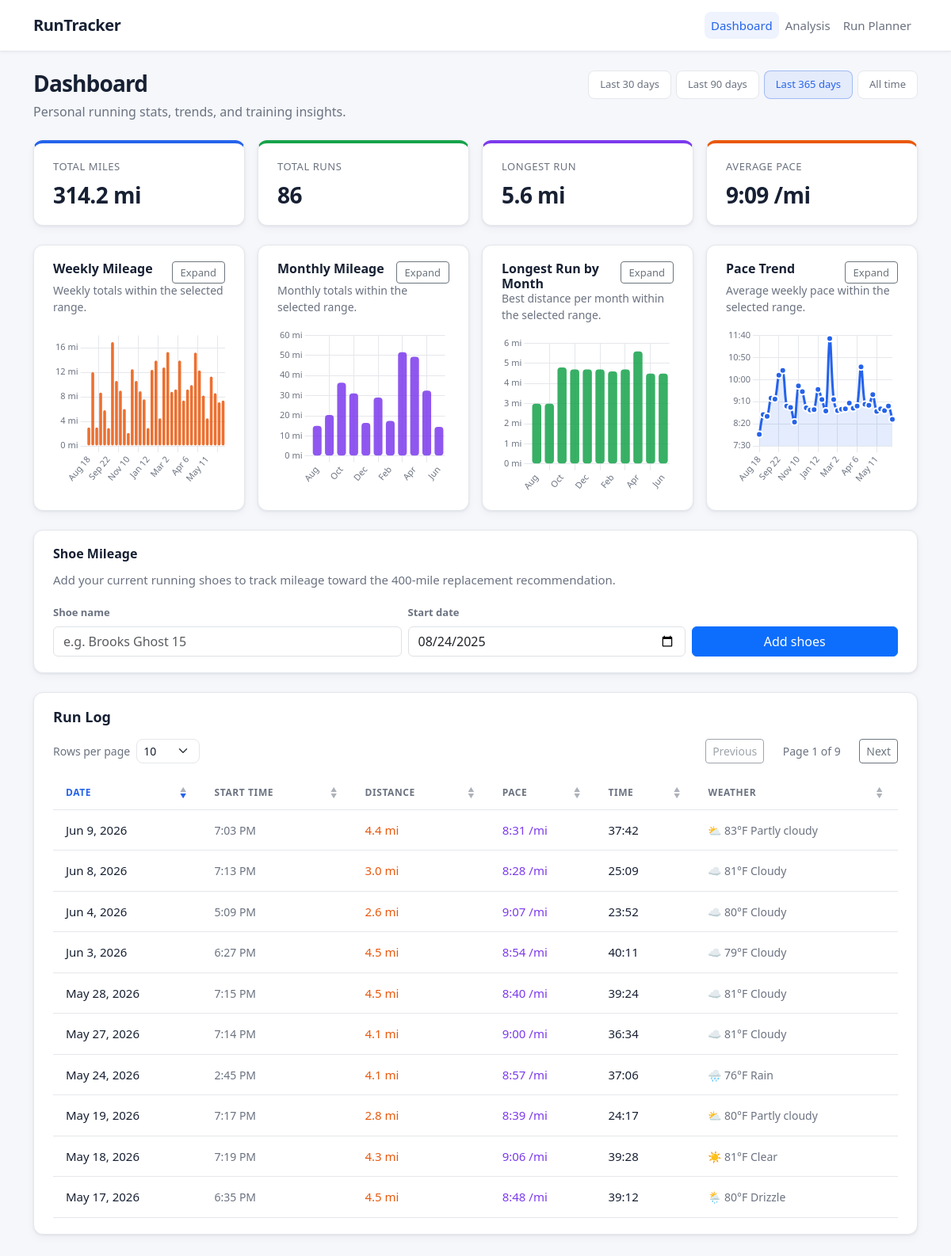
Before: / with the older database file.
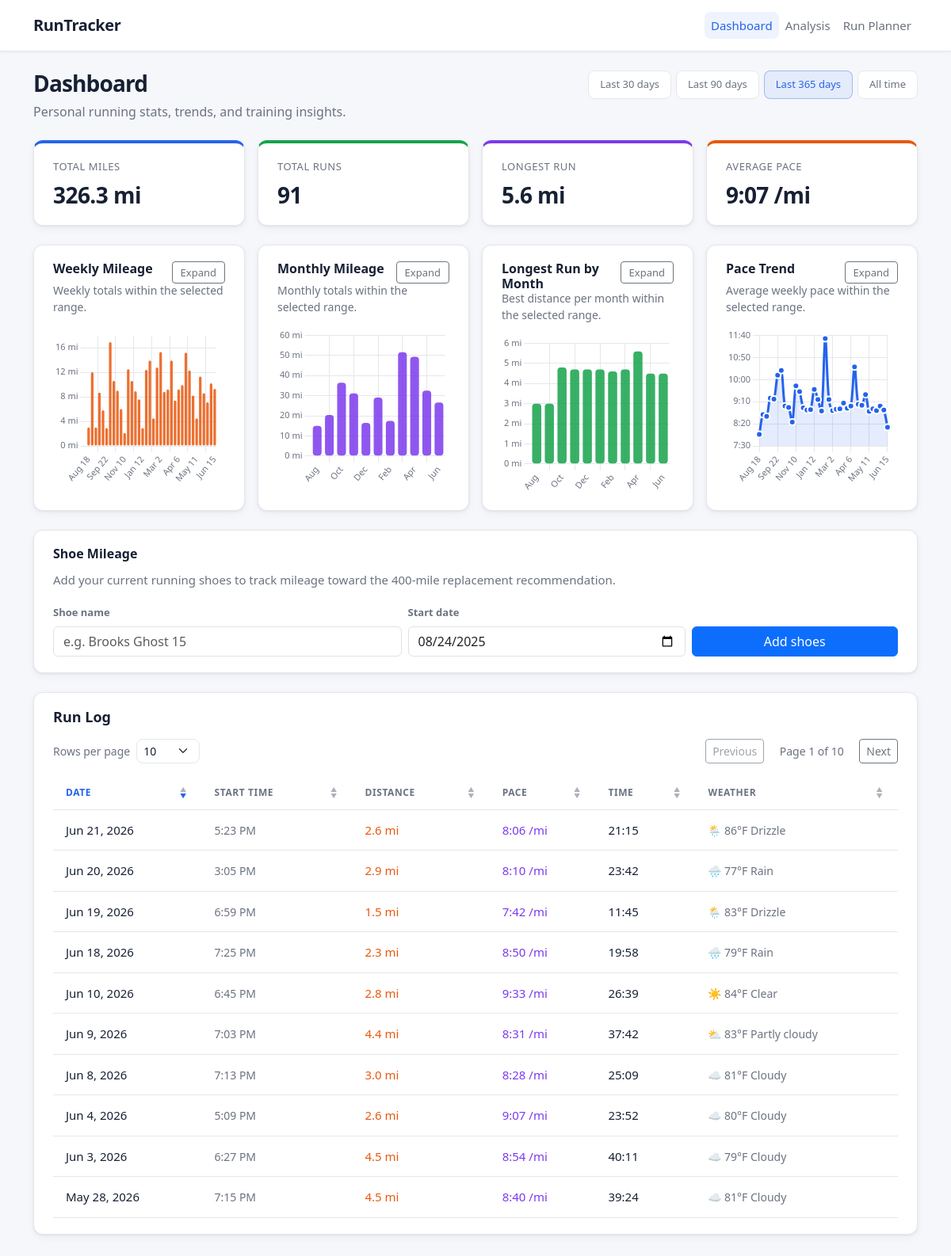
After: the same page with the newer database file.
### tables this page shows
CREATE TABLE runs (
    id INTEGER PRIMARY KEY AUTOINCREMENT,
    date TEXT NOT NULL,
    name TEXT NOT NULL,
    distance_miles REAL NOT NULL,
    pace_per_mile TEXT NOT NULL,
    pace_seconds INTEGER NOT NULL,
    moving_time TEXT NOT NULL,
    elevation_gain INTEGER,
    run_type TEXT,
    temperature_f INTEGER,
    weather_condition TEXT,
    weather_icon TEXT
, strava_activity_id TEXT, start_datetime_local TEXT, start_time_display TEXT, hour_of_day INTEGER, day_of_week TEXT, start_latitude REAL, start_longitude REAL, humidity INTEGER, wind_speed_mph REAL, precipitation REAL, weather_code INTEGER, weather_synced_at TEXT);

### app.py (the view)
@app.route("/")
def dashboard():
    dashboard_data = get_dashboard_data(request.args.get("range"))
    return render_template(
        "dashboard.html",
        stats=dashboard_data["stats"],
        recent_runs=dashboard_data["recent_runs"],
        weekly_chart=dashboard_data["weekly_chart"],
        monthly_chart=dashboard_data["monthly_chart"],
        pace_chart=dashboard_data["pace_chart"],
        longest_month_chart=dashboard_data["longest_month_chart"],
        date_range=dashboard_data["range_key"],
        date_range_label=dashboard_data["range_label"],
        shoe_tracker=get_shoe_tracker_data(),
        shoe_error=request.args.get("shoe_error"),
    )

### app.py (called while the page is built)
@app.context_processor
def inject_public_config():
    return {
        "strava_routes_enabled": Config.ENABLE_STRAVA_ROUTES,
        "weather_location_label": "New Orleans",
    }

### database.py (called while the page is built)
def get_db_connection():
    conn = sqlite3.connect(DB_PATH)
    conn.row_factory = sqlite3.Row
    return conn

def _rows_to_dicts(rows):
    return [dict(row) for row in rows]

def pace_to_seconds(pace_str):
    minutes, seconds = pace_str.split(":")
    return int(minutes) * 60 + int(seconds)

def seconds_to_pace(total_seconds):
    minutes = total_seconds // 60
    seconds = total_seconds % 60
    return f"{minutes}:{seconds:02d}"

def format_date_label(dt):
    return f"{calendar.month_abbr[dt.month]} {dt.day}"

def format_month_label(dt):
    return calendar.month_abbr[dt.month]

def format_date_short(date_str):
    dt = datetime.strptime(date_str, "%Y-%m-%d")
    return f"{calendar.month_abbr[dt.month]} {dt.day}, {dt.year}"

def _week_start(dt):
    return dt - timedelta(days=dt.weekday())

def get_all_runs():
    conn = get_db_connection()
    rows = conn.execute("SELECT * FROM runs ORDER BY date DESC").fetchall()
    conn.close()
    return _rows_to_dicts(rows)

def _reference_now():
    return datetime.now()

### templates/dashboard.html (shortened to what the changed rows need)
{% extends "base.html" %}
{% block content %}
<header class="page-header mb-4">
    <div class="d-flex flex-wrap align-items-start justify-content-between gap-3">
        <div>
            <h1 class="page-header__title">Dashboard</h1>
        </div>
    </div>
</header>
<div class="row g-3 mb-4">
    <div class="col-6 col-lg-3">
        <div class="card stat-card stat-card--distance h-100">
            <div class="card-body">
                <div class="stat-card__header">
                    <p class="stat-card__label mb-0">Total miles</p>
                </div>
                <p class="stat-card__value mb-0">{{ stats.total_miles }}</p>
            </div>
        </div>
    </div>
    <div class="col-6 col-lg-3">
        <div class="card stat-card stat-card--runs h-100">
            <div class="card-body">
                <div class="stat-card__header">
                    <p class="stat-card__label mb-0">Total runs</p>
                </div>
                <p class="stat-card__value mb-0">{{ stats.total_runs }}</p>
            </div>
        </div>
    </div>
    <div class="col-6 col-lg-3">
        <div class="card stat-card stat-card--pace h-100">
            <div class="card-body">
                <div class="stat-card__header">
                    <p class="stat-card__label mb-0">Average pace</p>
                </div>
                <p class="stat-card__value mb-0">{{ stats.average_pace }}</p>
            </div>
        </div>
    </div>
</div>
<div class="row g-3 mb-4">
    <div class="col-lg-6 col-xl-3">
        <div class="card rt-card chart-card h-100">
            <div class="card-body">
                <div class="chart-card__header">
                    <h2 class="chart-card__title">Weekly Mileage</h2>
                </div>
                <div class="chart-container">
                    <canvas id="weeklyMileageChart" aria-label="Weekly mileage chart"></canvas>
                </div>
            </div>
        </div>
    </div>
    <div class="col-lg-6 col-xl-3">
        <div class="card rt-card chart-card h-100">
            <div class="card-body">
                <div class="chart-card__header">
                    <h2 class="chart-card__title">Monthly Mileage</h2>
                </div>
                <div class="chart-container">
                    <canvas id="monthlyMileageChart" aria-label="Monthly mileage chart"></canvas>
                </div>
            </div>
        </div>
    </div>
    <div class="col-lg-6 col-xl-3">
        <div class="card rt-card chart-card h-100">
            <div class="card-body">
                <div class="chart-card__header">
                    <h2 class="chart-card__title">Longest Run by Month</h2>
                </div>
            </div>
        </div>
    </div>
    <div class="col-lg-6 col-xl-3">
        <div class="card rt-card chart-card h-100">
            <div class="card-body">
                <div class="chart-card__header">
                    <h2 class="chart-card__title">Pace Trend</h2>
                </div>
                <div class="chart-container">
                    <canvas id="paceTrendChart" aria-label="Pace trend chart"></canvas>
                </div>
            </div>
        </div>
    </div>
</div>
<div class="row g-3 mb-4" id="shoe-tracker">
    <div class="col-12">
        <div class="card rt-card shoe-tracker h-100">
            <div class="card-body">
                <h2 class="shoe-tracker__title">Shoe Mileage</h2>
            </div>
        </div>
    </div>
</div>
<div class="card rt-card">
    <div class="card-body">
        <h2 class="section-heading">Run Log</h2>
        <div class="runs-table-controls d-flex flex-wrap align-items-center justify-content-between gap-3 mb-3">
            <div class="runs-table-controls__pagination d-flex align-items-center gap-2">
                <button type="button" id="runsPrevPage" class="btn btn-sm btn-outline-secondary" disabled>Previous</button>
                <span id="runsPageIndicator" class="runs-table-controls__page">Page 1 of 1</span>
                <button type="button" id="runsNextPage" class="btn btn-sm btn-outline-secondary" disabled>Next</button>
            </div>
        </div>
        <div class="table-responsive">
            <table class="table runs-table mb-0" id="runsTable">
                <thead>
                    <tr>
                        <th scope="col" class="runs-table__th-sortable">
                            <button type="button" class="runs-table__sort" data-sort-key="date" title="Sort by date">
                                <span class="runs-table__sort-label">Date</span>
                                <span class="runs-table__sort-arrows" aria-hidden="true">
                                    <span class="runs-table__sort-arrow runs-table__sort-arrow--up">▲</span>
                                    <span class="runs-table__sort-arrow runs-table__sort-arrow--down">▼</span>
                                </span>
                            </button>
                        </th>
                        <th scope="col" class="runs-table__th-sortable">
                            <button type="button" class="runs-table__sort" data-sort-key="starttime" title="Sort by start time">
                                <span class="runs-table__sort-label">Start Time</span>
                                <span class="runs-table__sort-arrows" aria-hidden="true">
                                    <span class="runs-table__sort-arrow runs-table__sort-arrow--up">▲</span>
                                    <span class="runs-table__sort-arrow runs-table__sort-arrow--down">▼</span>
                                </span>
                            </button>
                        </th>
                        <th scope="col" class="runs-table__th-sortable">
                            <button type="button" class="runs-table__sort" data-sort-key="distance" title="Sort by distance">
                                <span class="runs-table__sort-label">Distance</span>
                                <span class="runs-table__sort-arrows" aria-hidden="true">
                                    <span class="runs-table__sort-arrow runs-table__sort-arrow--up">▲</span>
                                    <span class="runs-table__sort-arrow runs-table__sort-arrow--down">▼</span>
                                </span>
                            </button>
                        </th>
                        <th scope="col" class="runs-table__th-sortable">
                            <button type="button" class="runs-table__sort" data-sort-key="pace" title="Sort by pace">
                                <span class="runs-table__sort-label">Pace</span>
                                <span class="runs-table__sort-arrows" aria-hidden="true">
                                    <span class="runs-table__sort-arrow runs-table__sort-arrow--up">▲</span>
                                    <span class="runs-table__sort-arrow runs-table__sort-arrow--down">▼</span>
                                </span>
                            </button>
                        </th>
                        <th scope="col" class="runs-table__th-sortable">
                            <button type="button" class="runs-table__sort" data-sort-key="time" title="Sort by time">
                                <span class="runs-table__sort-label">Time</span>
                                <span class="runs-table__sort-arrows" aria-hidden="true">
                                    <span class="runs-table__sort-arrow runs-table__sort-arrow--up">▲</span>
                                    <span class="runs-table__sort-arrow runs-table__sort-arrow--down">▼</span>
                                </span>
                            </button>
                        </th>
                        <th scope="col" class="runs-table__th-sortable">
                            <button type="button" class="runs-table__sort" data-sort-key="weather" title="Sort by weather">
                                <span class="runs-table__sort-label">Weather</span>
                                <span class="runs-table__sort-arrows" aria-hidden="true">
                                    <span class="runs-table__sort-arrow runs-table__sort-arrow--up">▲</span>
                                    <span class="runs-table__sort-arrow runs-table__sort-arrow--down">▼</span>
                                </span>
                            </button>
                        </th>
                    </tr>
                </thead>
                <tbody id="runsTableBody">
                    {% if recent_runs %}
                    {% for run in recent_runs %}
                    <tr
                        data-sort-date="{{ run.date }}"
                        data-sort-starttime="{{ run.start_time_sort }}"
                        data-sort-distance="{{ run.distance_miles }}"
                        data-sort-pace="{{ run.pace_seconds or 0 }}"
                        data-sort-time="{{ run.time_seconds or 0 }}"
                        data-sort-weather="{{ run.temperature_sort }}"
                    >
                        <td>{{ run.date_display }}</td>
                        <td class="run-start-time">{{ run.start_time_display }}</td>
                        <td class="run-distance">{{ run.distance_display }}</td>
                        <td class="run-pace">{{ run.pace_display }}</td>
                        <td>{{ run.moving_time }}</td>
                        <td class="run-weather">{{ run.weather_display }}</td>
                    </tr>
                    {% endfor %}
                    {% endif %}
                </tbody>
            </table>
        </div>
    </div>
</div>
{% endblock %}

Changed rows visible on the page:
no longer on this page (row unchanged): runs: date_display "May 27, 2026", start_time_display "7:14 PM", distance_display "4.1 mi", pace_display "9:00 /mi", moving_time "36:34", weather_display "☁️ 81°F Cloudy"
no longer on this page (row unchanged): runs: date_display "May 24, 2026", start_time_display "2:45 PM", distance_display "4.1 mi", pace_display "8:57 /mi", moving_time "37:06", weather_display "🌧️ 76°F Rain"
no longer on this page (row unchanged): runs: date_display "May 19, 2026", start_time_display "7:17 PM", distance_display "2.8 mi", pace_display "8:39 /mi", moving_time "24:17", weather_display "⛅ 80°F Partly cloudy"
no longer on this page (row unchanged): runs: date_display "May 18, 2026", start_time_display "7:19 PM", distance_display "4.3 mi", pace_display "9:06 /mi", moving_time "39:28", weather_display "☀️ 81°F Clear"
no longer on this page (row unchanged): runs: date_display "May 17, 2026", start_time_display "6:35 PM", distance_display "4.5 mi", pace_display "8:48 /mi", moving_time "39:12", weather_display "🌦️ 80°F Drizzle"
added runs: date_display "Jun 21, 2026", start_time_display "5:23 PM", distance_display "2.6 mi", pace_display "8:06 /mi", moving_time "21:15", weather_display "🌦️ 86°F Drizzle"
added runs: date_display "Jun 20, 2026", start_time_display "3:05 PM", distance_display "2.9 mi", pace_display "8:10 /mi", moving_time "23:42", weather_display "🌧️ 77°F Rain"
added runs: date_display "Jun 19, 2026", start_time_display "6:59 PM", distance_display "1.5 mi", pace_display "7:42 /mi", moving_time "11:45", weather_display "🌦️ 83°F Drizzle"
added runs: date_display "Jun 18, 2026", start_time_display "7:25 PM", distance_display "2.3 mi", pace_display "8:50 /mi", moving_time "19:58", weather_display "🌧️ 79°F Rain"
added runs: date_display "Jun 10, 2026", start_time_display "6:45 PM", distance_display "2.8 mi", pace_display "9:33 /mi", moving_time "26:39", weather_display "☀️ 84°F Clear"
Other visible differences:
{{ stats.total_miles }}: "314.2 mi" → "326.3 mi"
{{ stats.total_runs }}: "86" → "91"
{{ stats.average_pace }}: "9:09 /mi" → "9:07 /mi"
chart data {{ monthly_chart | tojson }}: {"labels": ["Aug", "Sep", "Oct", "Nov", "Dec", "Jan", "Feb", "Mar", "Apr", "May", "Jun"], "values": [15.0, 20.4, 36.5, 31.2, 16.5, 29.1, 17.4, 51.7, 49.4, 32.5, 14.5]} → {"labels": ["Aug", "Sep", "Oct", "Nov", "Dec", "Jan", "Feb", "Mar", "Apr", "May", "Jun"], "values": [15.0, 20.4, 36.5, 31.2, 16.5, 29.1, 17.4, 51.7, 49.4, 32.5, 26.6]}
text written by a page script: "Page 1 of 9" → "Page 1 of 10"
